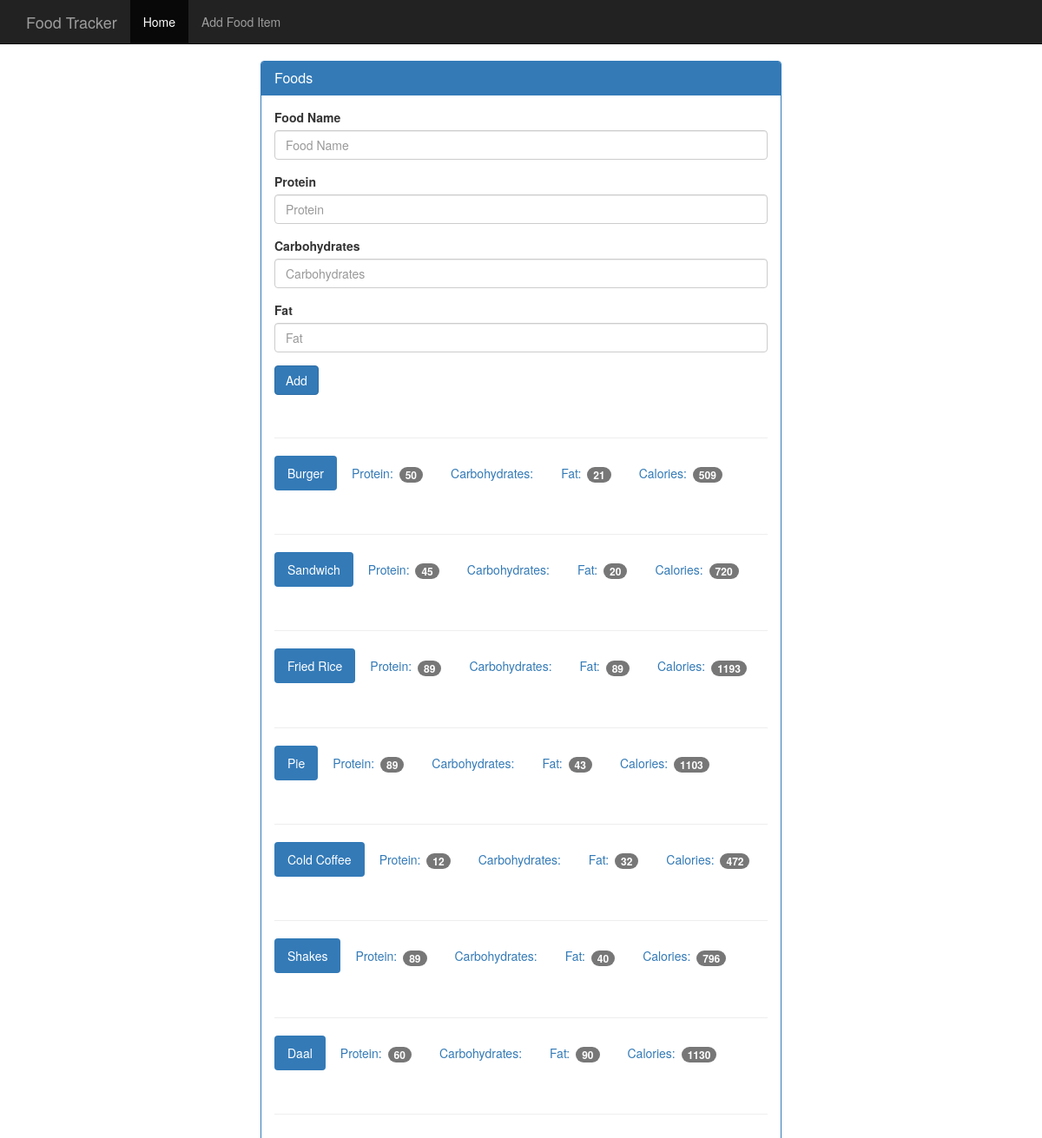
The app's page /food with its own data.
### tables this page shows
CREATE TABLE food(
 id INTEGER PRIMARY KEY autoincrement,
 name TEXT  NOT NULL,
 protein INTEGER NOT NULL,
 carbohydrates INTEGER NOT NULL,
 fat INTEGER NOT NULL,
 calories INTEGER  NOT NULL
);

### app.py (the view, shortened to what this page needs)
@app.route("/food",methods=['POST','GET'])
def food():
	db = get_db()
	cur =  db.execute("SELECT name,protein,carbohydrates,fat,calories FROM food")
	results =  cur.fetchall()
	return render_template("add_food.html",results = results)

### database.py (called while the page is built)
def connect_db():
	sql =  sqlite3.connect('food_log.db')
	sql.row_factory = sqlite3.Row
	return sql

def get_db():
	if not hasattr(g,'sqlite3'):
		g.sqlite_db =  connect_db()
	return g.sqlite_db

### templates/add_food.html (shortened to what this page needs)
  {% extends 'base.html' %}
    {% block main %}
      <div class="row">
        <div>
          <div class="panel panel-primary">
            <div class="panel-heading">
              <h3 class="panel-title">Foods</h3>
            </div>
            <div class="panel-body">
              <form method="POST" action="{{ url_for('food') }}">
                <div class="form-group">
                  <label for="food-name">Food Name</label>
                  <input type="text" class="form-control" id="food-name" name="foodName" placeholder="Food Name">
                </div>
                <div class="form-group">
                  <label for="protein">Protein</label>
                  <input type="number" class="form-control" id="protein" name = "protein" placeholder="Protein">
                </div>
                <div class="form-group">
                  <label for="carbohydrates">Carbohydrates</label>
                  <input type="number" class="form-control" id="carbohydrates" name="carbohydrates" placeholder="Carbohydrates">
                </div>
                <div class="form-group">
                  <label for="fat">Fat</label>
                  <input type="number" class="form-control" id="fat" name= "fat" placeholder="Fat">
                </div>
                <button type="submit" class="btn btn-primary">Add</button>
              </form>
              <div class="page-header"></div>
              {% for food in results %}
              <ul class="nav nav-pills" role="tablist">
                  <li class="active"><a>{{ food.name }}</a></li>
                  <li><a>Protein: <span class="badge">{{ food.protein }}</span></a></li>
                  <li><a>Carbohydrates: </a></li>
                  <li><a>Fat: <span class="badge">{{ food.fat }}</span></a></li>
                  <li><a>Calories: <span class="badge">{{ food.calories }}</span></a></li>
              </ul>
              <div class="page-header"></div>
              {% endfor %}
            </div>
          </div>
        </div>
      </div>
    {% endblock %}

### static/css/theme.css (style rules this page uses)
body { padding-top: 70px; padding-bottom: 30px; }

### records on screen
food: name "Burger", protein "50", fat "21", calories "509"
food: name "Sandwich", protein "45", fat "20", calories "720"
food: name "Fried Rice", protein "89", fat "89", calories "1193"
food: name "Pie", protein "89", fat "43", calories "1103"
food: name "Cold Coffee", protein "12", fat "32", calories "472"
food: name "Shakes", protein "89", fat "40", calories "796"
food: name "Daal", protein "60", fat "90", calories "1130"
